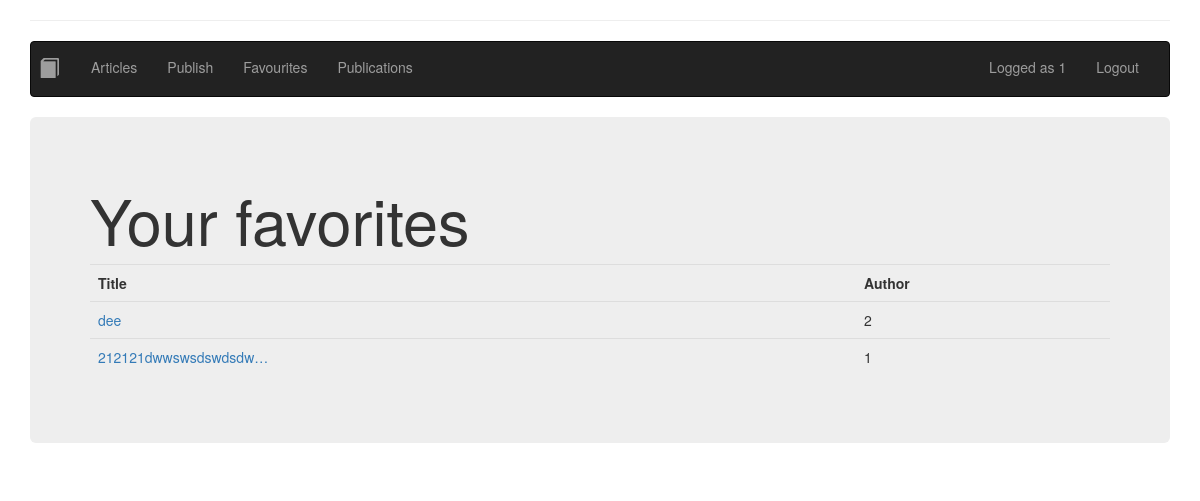
Page /favourites/ (signed in) on the committed database.
### ex/models/article.py (models this page shows, shortened)
class UserFavouriteArticle(models.Model):
	user: User = models.ForeignKey(User, verbose_name=("UserFavouriteArticle user"), on_delete=models.CASCADE, null=False)
	article: Article = models.ForeignKey(Article, verbose_name=("choices"), on_delete=models.CASCADE, null=False)

class Article(models.Model):
	title = models.CharField(("Article title"), max_length=64, null=False)
	author: User = models.ForeignKey(User, verbose_name=("Article author"), on_delete=models.CASCADE, null=False)
	created = models.DateTimeField(("Article Created"), auto_now=False, auto_now_add=True)
	synopsis = models.CharField(("aricle synopsis"), max_length=312, null=False)
	content = models.TextField(("article content"))

### ex/views/blog.py (the view)
# urls.py: path('favourites/', views.Favourites.as_view(), name='favourites'),
class Favourites(ListView):
    model = UserFavouriteArticle
    template_name = 'ex/favourites.html'

### ex/templates/ex/favourites.html (shortened to what this page needs)
{% extends 'ex/base.html' %}
{% block content %}
<h1>Your favorites</h1>
<table class='table'>
	<th>Title</th>
	<th>Author</th>
	{% for favorite in object_list %}
		<tr>
	    	<td><a href="{% url 'post_detail' favorite.article.id %}">{{ favorite.article.title|truncatechars:20 }}</a></td>
	    	<td>{{ favorite.user }}</td>
	    </tr>
	{% endfor %}
</table>
{% endblock %}

### ex/templates/ex/nav.html (shortened to what this page needs)
{% block nav %}
{% load static %}{% load bootstrap3 %}
<hr />
<nav class="navbar navbar-inverse">
  <div class="container-fluid">
    <div class="navbar-header">
      <ul class="nav navbar-nav navbar-right">
        <li >
			{% if last_article %}
            <a href="{% url 'post_detail' last_article.id %}">
                <span style="margin-left:-22px; font-size:20px" class="glyphicon glyphicon-book " aria-hidden="true"></span><span class="sr-only">(current)</span></a>
			{% endif %}
        </li>
        <li><a href="{% url 'home' %}">Articles</a></li>
        {% if user.is_authenticated %}
		<li><a href="{% url 'post_new' %}">Publish</a></li>
        <li><a href="{% url 'favourites' %}">Favourites</a></li>
        <li><a href="{% url 'publications' %}">Publications</a></li>
        {% else %}
        <li><a href="{% url 'register' %}">Register</a></li>
        {% endif %}
      </ul>
    </div>
    <div class="container-fluid">
      <ul class="nav navbar-nav navbar-right">
        {% if user.is_authenticated %}
        <li ><a href="#">Logged as {{request.user.username}}</a></li>
        <li ><a href="{% url 'logout' %}">Logout</a></li>
        {% endif %}
      </ul>
    </div>
  </div>
</nav>
{% endblock %}

### rows in the picture
UserFavouriteArticle: article "dee", user "2"
UserFavouriteArticle: article "212121dwwswsdswdsdw…", user "1"

### other values in the picture
{{ request.user.username }} "1"
